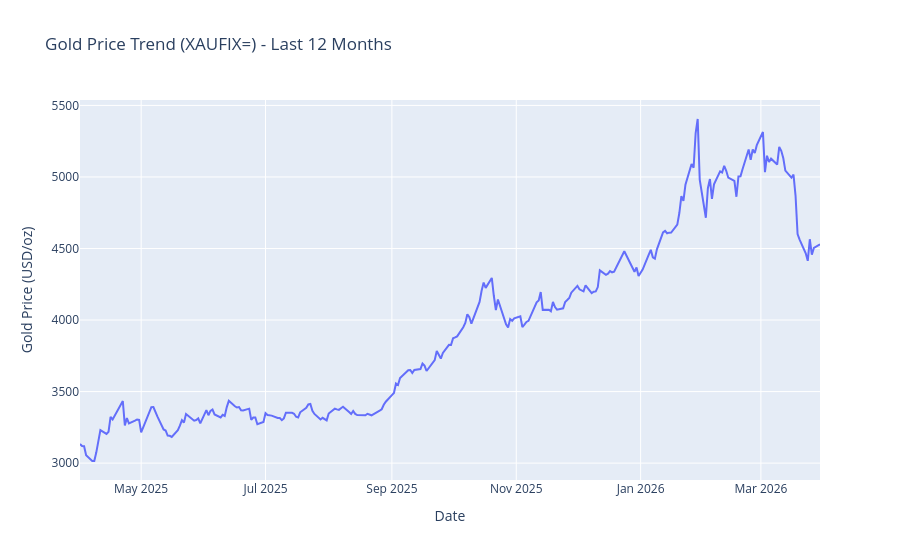

The cell this chart's notebook holds for it:
### Code cell
fig = px.line(
    gold_history,
    x=gold_history.index,
    y="TRDPRC_1",
    title="Gold Price Trend (XAUFIX=) - Last 12 Months",
    labels={"TRDPRC_1": "Gold Price (USD/oz)"}
)
fig.show()

### Figure 1 — Plotly figure (JSON) as saved in the notebook; plotly's stock layout.template omitted (floating-point values rounded to 4 significant figures; data arrays with more than 128 entries replaced by an {"elided": "..."} marker saying what was removed)
{"data": [{"hovertemplate": "Date=%{x}<br>Gold Price (USD/oz)=%{y}<extra></extra>", "legendgroup": "", "line": {"color": "#636efa", "dash": "solid"}, "marker": {"symbol": "circle"}, "mode": "lines", "name": "", "orientation": "v", "showlegend": false, "type": "scatter", "x": {"elided": "252 str values"}, "xaxis": "x", "y": {"elided": "252 float values"}, "yaxis": "y"}], "layout": {"legend": {"tracegroupgap": 0}, "title": {"text": "Gold Price Trend (XAUFIX=) - Last 12 Months"}, "xaxis": {"anchor": "y", "domain": [0, 1], "title": {"text": "Date"}}, "yaxis": {"anchor": "x", "domain": [0, 1], "title": {"text": "Gold Price (USD/oz)"}}}}
